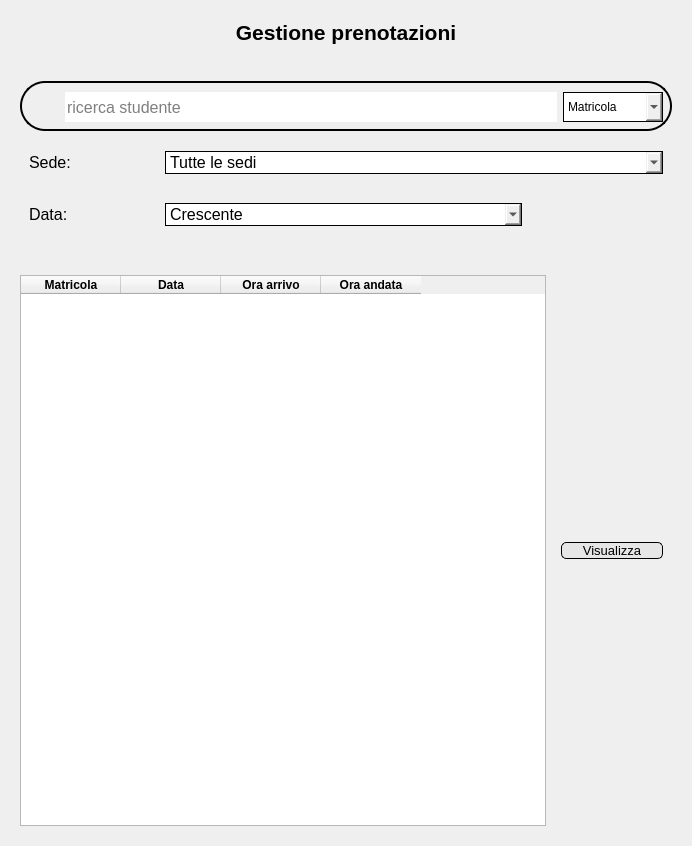
<?xml version="1.0" encoding="UTF-8"?>
<ui version="4.0">
 <class>Form</class>
 <widget class="QWidget" name="Form">
  <property name="geometry">
   <rect>
    <x>0</x>
    <y>0</y>
    <width>692</width>
    <height>846</height>
   </rect>
  </property>
  <property name="windowTitle">
   <string>Form</string>
  </property>
  <layout class="QVBoxLayout" name="verticalLayout">
   <item>
    <widget class="QWidget" name="widget" native="true">
     <layout class="QVBoxLayout" name="verticalLayout_6">
      <property name="spacing">
       <number>11</number>
      </property>
      <property name="bottomMargin">
       <number>25</number>
      </property>
      <item>
       <widget class="QLabel" name="label">
        <property name="sizePolicy">
         <sizepolicy hsizetype="Preferred" vsizetype="Fixed">
          <horstretch>0</horstretch>
          <verstretch>0</verstretch>
         </sizepolicy>
        </property>
        <property name="font">
         <font>
          <pointsize>16</pointsize>
          <weight>75</weight>
          <bold>true</bold>
         </font>
        </property>
        <property name="text">
         <string>Gestione prenotazioni</string>
        </property>
        <property name="alignment">
         <set>Qt::AlignCenter</set>
        </property>
       </widget>
      </item>
      <item>
       <spacer name="verticalSpacer">
        <property name="orientation">
         <enum>Qt::Vertical</enum>
        </property>
        <property name="sizeType">
         <enum>QSizePolicy::Preferred</enum>
        </property>
        <property name="sizeHint" stdset="0">
         <size>
          <width>20</width>
          <height>25</height>
         </size>
        </property>
       </spacer>
      </item>
      <item alignment="Qt::AlignVCenter">
       <widget class="QWidget" name="widget_4" native="true">
        <property name="styleSheet">
         <string notr="true">border: 2px solid;
border-radius: 25px;
</string>
        </property>
        <layout class="QHBoxLayout" name="horizontalLayout_3">
         <property name="topMargin">
          <number>11</number>
         </property>
         <item>
          <widget class="QLabel" name="label_3">
           <property name="sizePolicy">
            <sizepolicy hsizetype="Preferred" vsizetype="Preferred">
             <horstretch>0</horstretch>
             <verstretch>0</verstretch>
            </sizepolicy>
           </property>
           <property name="minimumSize">
            <size>
             <width>30</width>
             <height>30</height>
            </size>
           </property>
           <property name="maximumSize">
            <size>
             <width>30</width>
             <height>30</height>
            </size>
           </property>
           <property name="styleSheet">
            <string notr="true">border: None;</string>
           </property>
           <property name="text">
            <string/>
           </property>
           <property name="pixmap">
            <pixmap>../Resources/search-icon.png</pixmap>
           </property>
           <property name="scaledContents">
            <bool>true</bool>
           </property>
          </widget>
         </item>
         <item>
          <widget class="QLineEdit" name="searchInput">
           <property name="minimumSize">
            <size>
             <width>0</width>
             <height>30</height>
            </size>
           </property>
           <property name="maximumSize">
            <size>
             <width>16777215</width>
             <height>30</height>
            </size>
           </property>
           <property name="font">
            <font>
             <pointsize>12</pointsize>
            </font>
           </property>
           <property name="styleSheet">
            <string notr="true">border:None;</string>
           </property>
           <property name="placeholderText">
            <string>ricerca studente</string>
           </property>
          </widget>
         </item>
         <item>
          <widget class="QComboBox" name="cercaPer">
           <property name="sizePolicy">
            <sizepolicy hsizetype="Preferred" vsizetype="Fixed">
             <horstretch>0</horstretch>
             <verstretch>0</verstretch>
            </sizepolicy>
           </property>
           <property name="minimumSize">
            <size>
             <width>100</width>
             <height>0</height>
            </size>
           </property>
           <property name="maximumSize">
            <size>
             <width>16777215</width>
             <height>30</height>
            </size>
           </property>
           <property name="styleSheet">
            <string notr="true">border: 1px solid;
border-radius:None;</string>
           </property>
           <item>
            <property name="text">
             <string>Matricola</string>
            </property>
           </item>
           <item>
            <property name="text">
             <string>Nome</string>
            </property>
           </item>
           <item>
            <property name="text">
             <string>Cognome</string>
            </property>
           </item>
          </widget>
         </item>
        </layout>
       </widget>
      </item>
      <item>
       <widget class="QWidget" name="widget_55" native="true">
        <layout class="QHBoxLayout" name="horizontalLayout_23">
         <item>
          <widget class="QLabel" name="label_39">
           <property name="sizePolicy">
            <sizepolicy hsizetype="Preferred" vsizetype="Fixed">
             <horstretch>0</horstretch>
             <verstretch>0</verstretch>
            </sizepolicy>
           </property>
           <property name="maximumSize">
            <size>
             <width>130</width>
             <height>16777215</height>
            </size>
           </property>
           <property name="font">
            <font>
             <pointsize>12</pointsize>
            </font>
           </property>
           <property name="text">
            <string>Sede:</string>
           </property>
          </widget>
         </item>
         <item>
          <widget class="QComboBox" name="sedeInput">
           <property name="font">
            <font>
             <pointsize>12</pointsize>
            </font>
           </property>
           <property name="styleSheet">
            <string notr="true">border: 1px solid;</string>
           </property>
           <item>
            <property name="text">
             <string>Tutte le sedi</string>
            </property>
           </item>
           <item>
            <property name="text">
             <string>Biblioteca Economico-Giuridica-Sociologica</string>
            </property>
           </item>
           <item>
            <property name="text">
             <string>Biblioteca Tecnico-Scientifica-Biomedica</string>
            </property>
           </item>
           <item>
            <property name="text">
             <string>Biblioteca Medica</string>
            </property>
           </item>
          </widget>
         </item>
        </layout>
       </widget>
      </item>
      <item>
       <widget class="QWidget" name="widget_56" native="true">
        <layout class="QHBoxLayout" name="horizontalLayout_24">
         <property name="rightMargin">
          <number>150</number>
         </property>
         <item>
          <widget class="QLabel" name="label_40">
           <property name="sizePolicy">
            <sizepolicy hsizetype="Preferred" vsizetype="Fixed">
             <horstretch>0</horstretch>
             <verstretch>0</verstretch>
            </sizepolicy>
           </property>
           <property name="maximumSize">
            <size>
             <width>130</width>
             <height>16777215</height>
            </size>
           </property>
           <property name="font">
            <font>
             <pointsize>12</pointsize>
            </font>
           </property>
           <property name="text">
            <string>Data:</string>
           </property>
          </widget>
         </item>
         <item>
          <widget class="QComboBox" name="ordineData">
           <property name="font">
            <font>
             <pointsize>12</pointsize>
            </font>
           </property>
           <property name="styleSheet">
            <string notr="true">border: 1px solid;</string>
           </property>
           <item>
            <property name="text">
             <string>Crescente</string>
            </property>
           </item>
           <item>
            <property name="text">
             <string>Decrescente</string>
            </property>
           </item>
          </widget>
         </item>
        </layout>
       </widget>
      </item>
     </layout>
    </widget>
   </item>
   <item>
    <widget class="QWidget" name="widget_63" native="true">
     <property name="sizePolicy">
      <sizepolicy hsizetype="Preferred" vsizetype="Expanding">
       <horstretch>0</horstretch>
       <verstretch>0</verstretch>
      </sizepolicy>
     </property>
     <layout class="QHBoxLayout" name="horizontalLayout_42">
      <item>
       <widget class="QTableWidget" name="tableWidget">
        <column>
         <property name="text">
          <string>Matricola</string>
         </property>
         <property name="font">
          <font>
           <weight>75</weight>
           <bold>true</bold>
          </font>
         </property>
        </column>
        <column>
         <property name="text">
          <string>Data</string>
         </property>
         <property name="font">
          <font>
           <weight>75</weight>
           <bold>true</bold>
          </font>
         </property>
        </column>
        <column>
         <property name="text">
          <string>Ora arrivo</string>
         </property>
         <property name="font">
          <font>
           <weight>75</weight>
           <bold>true</bold>
          </font>
         </property>
        </column>
        <column>
         <property name="text">
          <string>Ora andata</string>
         </property>
         <property name="font">
          <font>
           <weight>75</weight>
           <bold>true</bold>
          </font>
         </property>
        </column>
       </widget>
      </item>
      <item>
       <widget class="QWidget" name="widget_64" native="true">
        <property name="sizePolicy">
         <sizepolicy hsizetype="Fixed" vsizetype="Preferred">
          <horstretch>0</horstretch>
          <verstretch>0</verstretch>
         </sizepolicy>
        </property>
        <property name="minimumSize">
         <size>
          <width>120</width>
          <height>0</height>
         </size>
        </property>
        <layout class="QVBoxLayout" name="verticalLayout_35">
         <item>
          <widget class="QPushButton" name="visualizzaPrenotazioneButton">
           <property name="font">
            <font>
             <pointsize>10</pointsize>
            </font>
           </property>
           <property name="styleSheet">
            <string notr="true">QPushButton#visualizzaPrenotazioneButton {
	border: 1px solid;
	background-color:rgb(230, 230, 230);
	border-radius: 5px;
	border-color: rgb(0, 0, 0);
}
QPushButton#visualizzaPrenotazioneButton:hover {
	background-color: rgb(207, 207, 207);
}</string>
           </property>
           <property name="text">
            <string>Visualizza</string>
           </property>
           <property name="icon">
            <iconset>
             <normaloff>../Resources/open file-icon.png</normaloff>../Resources/open file-icon.png</iconset>
           </property>
          </widget>
         </item>
        </layout>
       </widget>
      </item>
     </layout>
    </widget>
   </item>
  </layout>
 </widget>
 <resources/>
 <connections/>
</ui>
